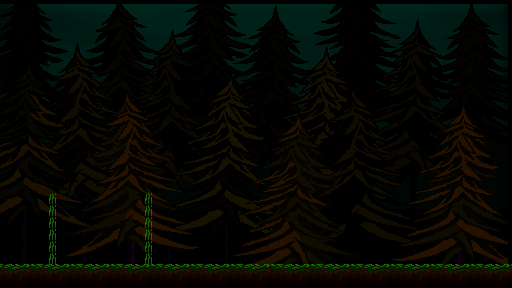

A 2D game scene composited from a Tiled map and its tileset images. What follows is a short description and the map's XML, with each tile layer's data collapsed to a summary:
An orthogonal 128x72 tile map with 4x4 px tiles, 2 tile layers (bg, ground), 4 tilesets and 15 objects (4x WoodSpawner, 3x Wood, 2x Ladder, Beartrap(2), Beartrap(1), ...).

<map version="1.2" tiledversion="1.3.3" orientation="orthogonal" renderorder="right-down" width="128" height="72" tilewidth="4" tileheight="4" infinite="0" nextlayerid="11" nextobjectid="33">
 <editorsettings>
  <export target="../../resources/levels/dev.json" format="LD46-export" />
 </editorsettings>
 <properties>
  <property name="z" type="float" value="0.9" />
 </properties>
 <tileset firstgid="1" source="../tsx/dev.tsx" />
 <tileset firstgid="5" source="../tsx/placeholderbg1.tsx" />
 <tileset firstgid="885" source="../tsx/bg2.tsx" />
 <tileset firstgid="10101" source="../tsx/tileset1.tsx" />
 <layer id="5" name="bg" width="128" height="72">
  <properties>
   <property name="z" type="float" value="-2" />
  </properties>
  <data>[9216 cells, 9017 non-empty, 9017 distinct tile ids]</data>
 </layer>
 <layer id="1" name="ground" width="128" height="72">
  <properties>
   <property name="z" type="float" value="0" />
  </properties>
  <data>[9216 cells, 840 non-empty, 66 distinct tile ids]</data>
 </layer>
 <objectgroup id="8" name="beartrap">
  <object id="25" name="BEARTRAP" type="Beartrap(2)" x="120" y="260" width="4" height="4" />
  <object id="26" name="BEARTRAP" type="Beartrap(1)" x="84" y="260" width="4" height="4" />
  <object id="27" name="BEARTRAP" type="Beartrap(0)" x="40" y="260" width="4" height="4" />
 </objectgroup>
 <objectgroup id="9" name="ladders">
  <object id="30" type="Ladder" x="144" y="192" width="8" height="72" />
  <object id="32" type="Ladder" x="48" y="192" width="8" height="72" />
 </objectgroup>
 <objectgroup id="7" name="wood">
  <properties>
   <property name="z" type="float" value="0.5" />
  </properties>
  <object id="4" name="WOOD" type="Wood" x="200" y="252" width="4" height="4" />
  <object id="20" name="WOOD SPAWNER" type="WoodSpawner" x="232" y="252" width="4" height="4" />
  <object id="21" name="WOOD SPAWNER" type="WoodSpawner" x="246.5" y="255" width="4" height="4" />
  <object id="22" name="WOOD SPAWNER" type="WoodSpawner" x="266.5" y="255" width="4" height="4" />
  <object id="23" name="WOOD SPAWNER" type="WoodSpawner" x="282.5" y="253.5" width="4" height="4" />
  <object id="28" name="WOOD" type="Wood" x="324" y="252" width="4" height="4" />
  <object id="29" name="WOOD" type="Wood" x="61.6667" y="250.667" width="4" height="4" />
 </objectgroup>
 <objectgroup id="10" name="radio">
  <object id="31" name="RADIO" type="Radio" x="100" y="256" width="8" height="8" />
 </objectgroup>
 <objectgroup id="3" name="player">
  <properties>
   <property name="z" type="float" value="1" />
  </properties>
  <object id="1" name="PLAYER" type="Player" x="12" y="216" width="4" height="4" />
 </objectgroup>
 <objectgroup id="6" name="bonfire">
  <properties>
   <property name="z" type="float" value="2" />
  </properties>
  <object id="2" name="BONFIRE" type="Bonfire" x="160" y="224" width="16" height="40" />
 </objectgroup>
</map>
